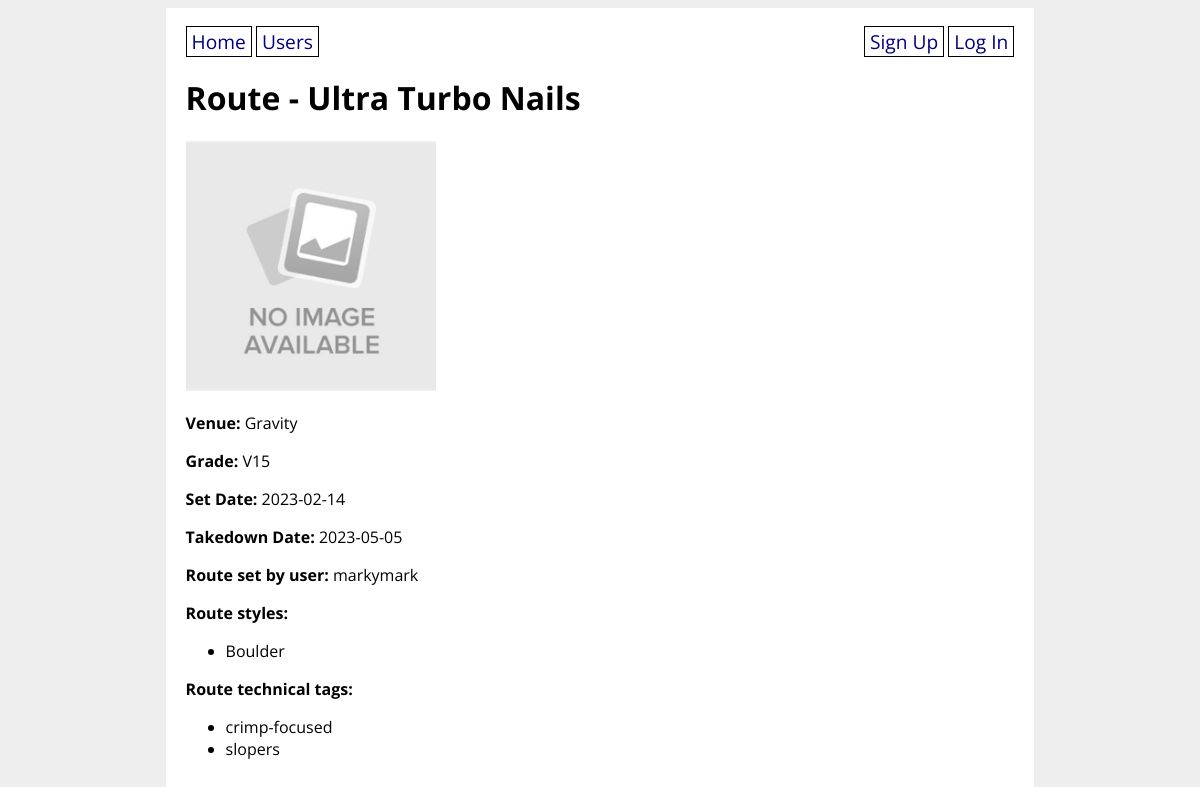
The app's page /route/1, older data.
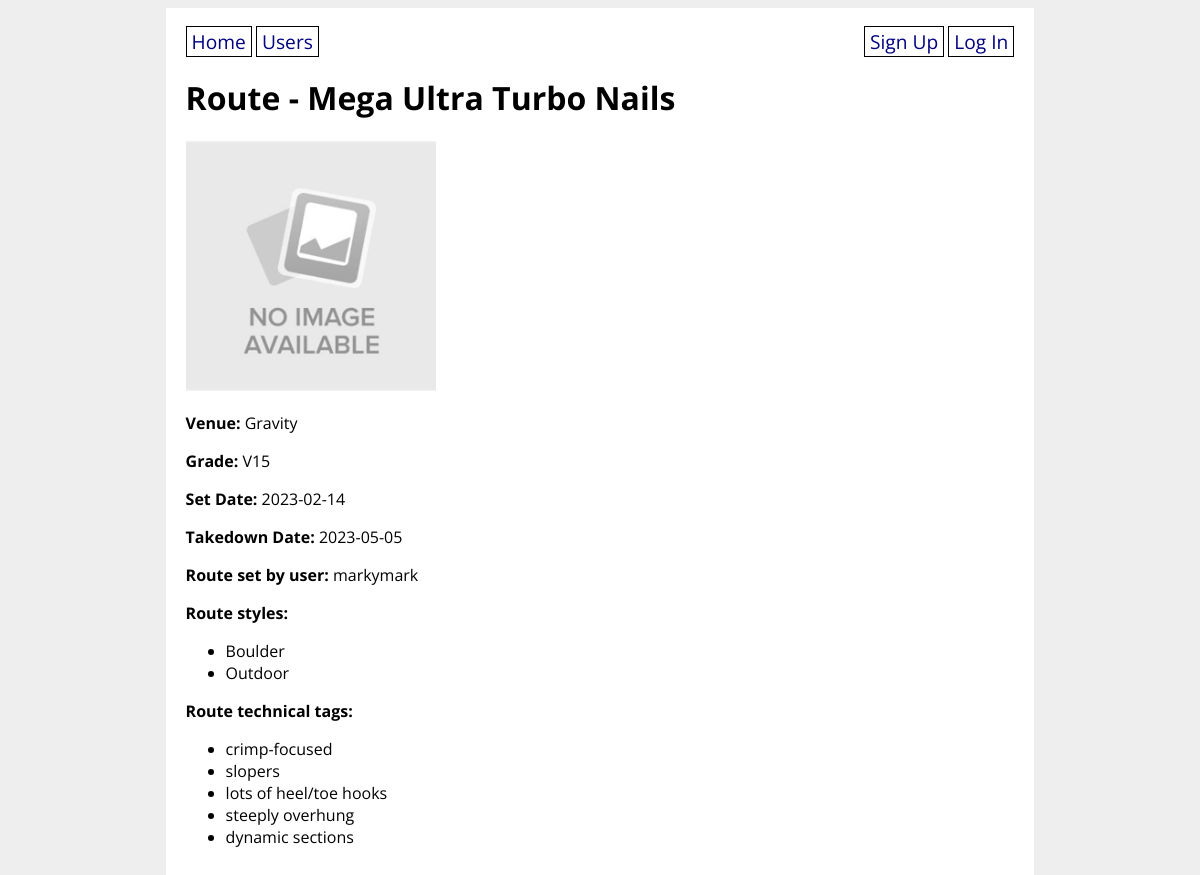
The same page, newer data.
### climbunity_app/models.py (models this page shows, shortened)
class Route(db.Model):
    id = db.Column(db.Integer, primary_key=True)
    venue_id = db.Column(db.Integer, db.ForeignKey('venue.id'), nullable=False)
    setter_id = db.Column(db.Integer, db.ForeignKey('user.id'))
    name = db.Column(db.String(80), nullable=False)
    grade = db.Column(db.String(10), nullable=False)
    photo_url = db.Column(URLType)
    route_set_date = db.Column(db.Date)
    route_takedown_date = db.Column(db.Date)
    projecting_users = db.relationship('User',
        secondary='user_project_lists', back_populates='user_projects'
    )
    ascents_on_route = db.relationship('Ascent',
        secondary='route_ascent_lists', back_populates='routes_ascended'
    )
    possible_route_styles = db.relationship('Style',
        secondary='route_style_lists', back_populates='route_styles'
    )
    route_tags = db.relationship('Tag',
        secondary='route_tag_lists', back_populates='tagged_routes'
    )

class Style(db.Model):
    id = db.Column(db.Integer, primary_key=True)
    style = db.Column(db.String(8))
    climber_styles = db.relationship('User',
        secondary='user_style_lists', back_populates='user_does_styles'
    )
    route_styles = db.relationship('Route',
        secondary='route_style_lists', back_populates='possible_route_styles'
    )
    def __str__(self):
        return f'{self.style}'

class Tag(db.Model):
    id = db.Column(db.Integer, primary_key=True)
    tag = db.Column(db.String)
    tagged_routes = db.relationship('Route',
        secondary='route_tag_lists', back_populates='route_tags'
    )
    def __str__(self):
        return f'{self.tag}'
    def __repr__(self):
        return f'{self.tag}'

### climbunity_app/main/routes.py (the view, shortened to what this page needs)
@main.route('/route/<route_id>', methods=['GET', 'POST'])
def route_detail(route_id):
    route = Route.query.get(route_id)
    route_venue = Venue.query.get(route.venue_id)
    setter = User.query.get(route.setter_id)
    form = RouteForm(obj=route)
    item = Route.query.get(route_id)
    return render_template('route_detail.html', form=form, route=route, route_venue=route_venue, setter=setter)

### climbunity_app/models.py (called while the page is built)
    def __str__(self):
        return f'{self.username}'

    def __str__(self):
        return f'{self.name}'

### climbunity_app/templates/route_detail.html (shortened to what this page needs)
{% extends 'base.html' %}
{% block content %}
<h1>Route - {{ route.name }}</h1>
{% if route.photo_url %}
    <p><img src="{{ route.photo_url }}" width="250px" height="250px"></p>
{% endif %}
<p><strong>Venue:</strong> {{ route_venue }}</p>
<p><strong>Grade:</strong> {{ route.grade }}</p>
<p><strong>Set Date:</strong> {{ route.route_set_date }}</p>
<p><strong>Takedown Date:</strong> {{ route.route_takedown_date }}</p>
<p><strong>Route set by user:</strong> {{ setter }}</p>
<p><strong>Route styles:</strong></p>
<ul>
    {% for style in route.possible_route_styles %}
        <li>{{ style }}</li>
    {% endfor %}
</ul>
<p><strong>Route technical tags:</strong></p>
<ul>
    {% for tag in route.route_tags %}
        <li>{{ tag }}</li>
    {% endfor %}
</ul>
{% endblock %}

Row changes from the older to the newer data that the page shows:
changed Route: name "Ultra Turbo Nails" → "Mega Ultra Turbo Nails"
now on this page (row unchanged): Style: style "Outdoor"
now on this page (row unchanged): Tag: tag "lots of heel/toe hooks"
now on this page (row unchanged): Tag: tag "steeply overhung"
now on this page (row unchanged): Tag: tag "dynamic sections"
